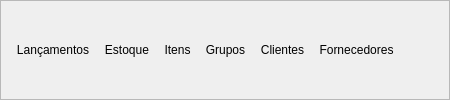
     <widget class="QFrame" name="fraSuperior">
      <property name="frameShape">
       <enum>QFrame::StyledPanel</enum>
      </property>
      <property name="frameShadow">
       <enum>QFrame::Raised</enum>
      </property>
      <layout class="QHBoxLayout" name="horizontalLayout_3">
       <item>
        <widget class="QToolButton" name="btnLan">
         <property name="font">
          <font>
           <pointsize>9</pointsize>
          </font>
         </property>
         <property name="styleSheet">
          <string notr="true">background-color: transparent; 
border: none;</string>
         </property>
         <property name="text">
          <string>Lançamentos</string>
         </property>
         <property name="icon">
          <iconset>
           <normaloff>:/icons/2x/lancamento.png</normaloff>:/icons/2x/lancamento.png</iconset>
         </property>
         <property name="iconSize">
          <size>
           <width>48</width>
           <height>48</height>
          </size>
         </property>
         <property name="toolButtonStyle">
          <enum>Qt::ToolButtonTextUnderIcon</enum>
         </property>
        </widget>
       </item>
       <item>
        <widget class="QToolButton" name="btnEst">
         <property name="font">
          <font>
           <pointsize>9</pointsize>
          </font>
         </property>
         <property name="styleSheet">
          <string notr="true">background-color: transparent; 
border: none;</string>
         </property>
         <property name="text">
          <string>Estoque</string>
         </property>
         <property name="icon">
          <iconset>
           <normaloff>:/icons/2x/inventory.png</normaloff>:/icons/2x/inventory.png</iconset>
         </property>
         <property name="iconSize">
          <size>
           <width>48</width>
           <height>48</height>
          </size>
         </property>
         <property name="toolButtonStyle">
          <enum>Qt::ToolButtonTextUnderIcon</enum>
         </property>
        </widget>
       </item>
       <item>
        <widget class="QToolButton" name="btnItens">
         <property name="font">
          <font>
           <pointsize>9</pointsize>
          </font>
         </property>
         <property name="styleSheet">
          <string notr="true">background-color: transparent; 
border: none;</string>
         </property>
         <property name="text">
          <string>Itens</string>
         </property>
         <property name="icon">
          <iconset>
           <normaloff>:/icons/2x/itens.png</normaloff>:/icons/2x/itens.png</iconset>
         </property>
         <property name="iconSize">
          <size>
           <width>48</width>
           <height>48</height>
          </size>
         </property>
         <property name="toolButtonStyle">
          <enum>Qt::ToolButtonTextUnderIcon</enum>
         </property>
        </widget>
       </item>
       <item>
        <widget class="QToolButton" name="btnGrpItens">
         <property name="font">
          <font>
           <pointsize>9</pointsize>
          </font>
         </property>
         <property name="styleSheet">
          <string notr="true">background-color: transparent; 
border: none;</string>
         </property>
         <property name="text">
          <string>Grupos</string>
         </property>
         <property name="icon">
          <iconset>
           <normaloff>:/icons/2x/group.png</normaloff>:/icons/2x/group.png</iconset>
         </property>
         <property name="iconSize">
          <size>
           <width>48</width>
           <height>48</height>
          </size>
         </property>
         <property name="toolButtonStyle">
          <enum>Qt::ToolButtonTextUnderIcon</enum>
         </property>
        </widget>
       </item>
       <item>
        <widget class="QToolButton" name="btnClientes">
         <property name="font">
          <font>
           <pointsize>9</pointsize>
          </font>
         </property>
         <property name="styleSheet">
          <string notr="true">background-color: transparent; 
border: none;</string>
         </property>
         <property name="text">
          <string>Clientes</string>
         </property>
         <property name="iconSize">
          <size>
           <width>48</width>
           <height>48</height>
          </size>
         </property>
         <property name="toolButtonStyle">
          <enum>Qt::ToolButtonTextUnderIcon</enum>
         </property>
        </widget>
       </item>
       <item>
        <widget class="QToolButton" name="btnFornecedores">
         <property name="maximumSize">
          <size>
           <width>16777215</width>
           <height>16777215</height>
          </size>
         </property>
         <property name="font">
          <font>
           <pointsize>9</pointsize>
          </font>
         </property>
         <property name="styleSheet">
          <string notr="true">background-color: transparent; 
border: none;</string>
         </property>
         <property name="text">
          <string>Fornecedores</string>
         </property>
         <property name="iconSize">
          <size>
           <width>48</width>
           <height>48</height>
          </size>
         </property>
         <property name="toolButtonStyle">
          <enum>Qt::ToolButtonTextUnderIcon</enum>
         </property>
        </widget>
       </item>
       <item>
        <spacer name="horizontalSpacer">
         <property name="orientation">
          <enum>Qt::Horizontal</enum>
         </property>
         <property name="sizeHint" stdset="0">
          <size>
           <width>40</width>
           <height>20</height>
          </size>
         </property>
        </spacer>
       </item>
      </layout>
     </widget>
